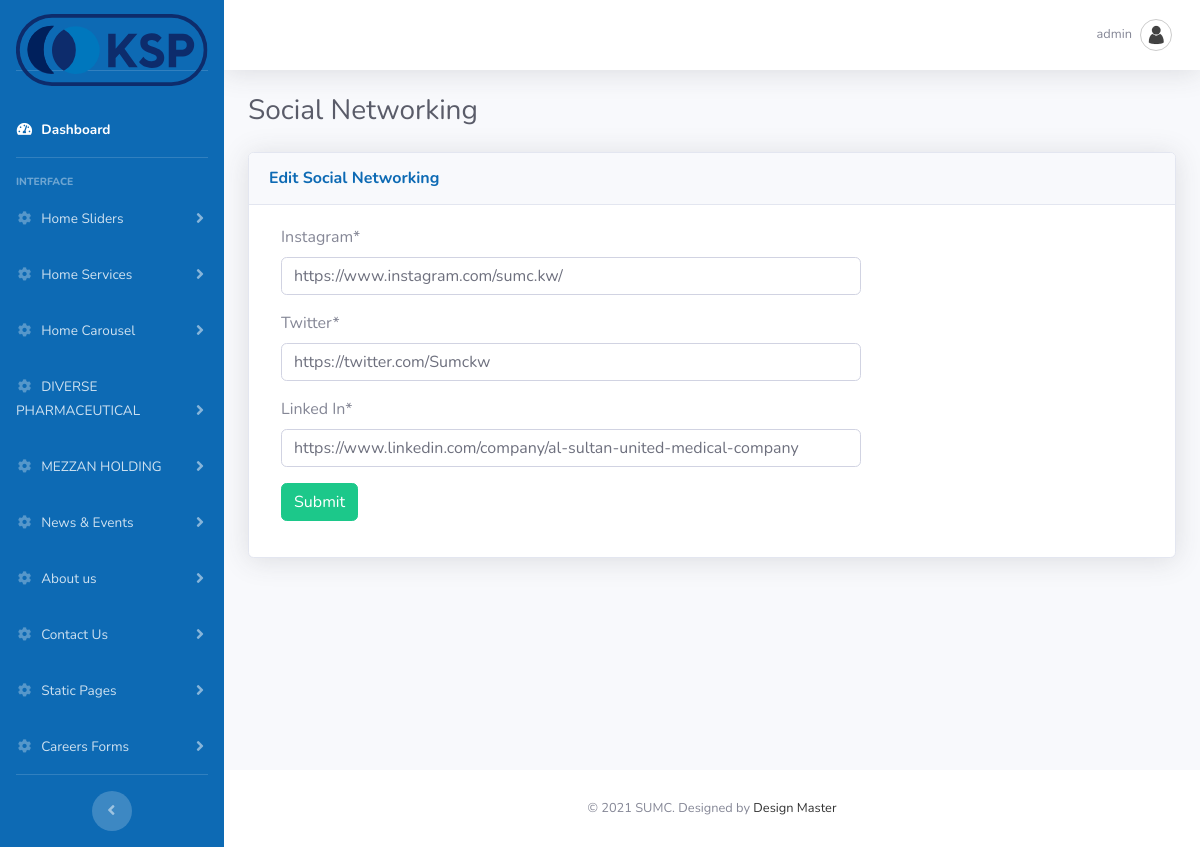
Page /admin/edit_socialnetworking.php (signed in) on the committed database.
### tables this page shows
CREATE TABLE `sumc_adminuser` (
  `id` int(11) NOT NULL,
  `username` varchar(225) NOT NULL,
  `password` varchar(225) NOT NULL,
  `email` varchar(225) NOT NULL,
  `status` int(11) NOT NULL,
  `date` datetime NOT NULL
);

CREATE TABLE `sumc_socialnetworking` (
  `id` int(11) NOT NULL,
  `instagram` varchar(225) NOT NULL,
  `twitter` varchar(225) NOT NULL,
  `linked_in` varchar(225) NOT NULL
);

### admin/edit_socialnetworking.php (the view, shortened to what this page needs)
<?php
include_once("connection.php");
if(isset($_REQUEST['id'])) {
$id = ($_REQUEST['id'])? $_REQUEST['id'] : 1;
}
else {
	$id = 1;
}
$instagram ="";
$twitter = "";
$linkedin ="";
if($id != 0) {
$features_sql = mysqli_query($connection,"select * from sumc_socialnetworking where id=".$id);
$booth_features_result = mysqli_fetch_array($features_sql);
$instagram	 = $booth_features_result['instagram'];
$twitter = $booth_features_result['twitter'];
$linkedin	 = $booth_features_result['linked_in'];
}
?>
<!DOCTYPE html>
<html lang="en">
<head>
  <link href="vendor/fontawesome-free/css/all.min.css" rel="stylesheet" type="text/css">
  <link href="css/admin.css" rel="stylesheet">
</head>
<body id="page-top">
  <div id="wrapper">
    <?php
	include_once('header.php');
	?>
        <div class="container-fluid">
          <div class="d-sm-flex align-items-center justify-content-between mb-4">
               <h1 class="h3 mb-0 text-gray-800">Social Networking</h1>
              </div>
          <div class="row">
            <div class="col-lg-12 mb-12">
              <div class="card shadow mb-8">
                <div class="card-header py-3">
                    <h6 class="m-0 font-weight-bold text-primary">Edit Social Networking</h6>
                    </div>
                <div class="card-body">
                    <form action="" method="post" enctype="multipart/form-data" data-parsley-validate class="form-horizontal form-label-left">
					<div class="form-group">
                        <label class="control-label col-md-3 col-sm-3 col-xs-12" for="last-name">Instagram<span class="required">*</span>
                        </label>
						<div class="col-md-9 col-sm-9 col-xs-12">
							<input type="text" name="instagram" id="instagram" required="required" class="form-control" style="width: 580px;" value="<?php echo $instagram; ?>">
						</div>
                    </div>
						<div class="form-group">
                        <label class="control-label col-md-3 col-sm-3 col-xs-12" for="last-name">Twitter<span class="required">*</span>
                        </label>
						<div class="col-md-9 col-sm-9 col-xs-12">
							<input type="text" name="twitter" id="twitter" required="required" class="form-control" style="width: 580px;" value="<?php echo $twitter; ?>">
						</div>
                      </div>
					 	<div class="form-group">
                        <label class="control-label col-md-3 col-sm-3 col-xs-12" for="last-name">Linked In<span class="required">*</span>
                        </label>
						<div class="col-md-9 col-sm-9 col-xs-12">
							<input type="text" name="linkedin" id="linkedin" required="required" class="form-control" style="width: 580px;" value="<?php echo $linkedin; ?>">
						</div>
                      </div>
                      <div class="form-group">
                        <div class="col-md-6 col-sm-6 col-xs-12 col-md-offset-3">
                          <button type="submit" name="submit" class="btn btn-success">Submit</button>
                        </div>
                      </div>
                    </form>
                  </div>
                </div>
              </div>
            </div>
          </div>
        </div>
<?php include "footer.php" ?>

### admin/header.php (shortened to what this page needs)
<?php
include_once("connection.php");
	if(isset($_SESSION['SESS_MEMBER_ID'])) {
	$loginid = $_SESSION['SESS_MEMBER_ID'];
	$user_query = mysqli_query($connection,"SELECT * from sumc_adminuser where id=$loginid");
	$user_res = mysqli_fetch_array($user_query);
	}
	else {
		header("Location:index.php");
	}
?>
    <link rel="stylesheet" type="text/css" href="https://cdnjs.cloudflare.com/ajax/libs/bootstrap-datepicker/1.5.0/css/bootstrap-datepicker.standalone.css" />
    <link rel="stylesheet" type="text/css" href="js/jquery.timepicker.css" />
    <link rel="stylesheet" type="text/css" href="js/jquery.ptTimeSelect.css" />
    <link rel="stylesheet" href="https://ajax.googleapis.com/ajax/libs/jqueryui/1.7.2/themes/ui-lightness/jquery-ui.css" type="text/css" media="all" />
<ul class="navbar-nav bg-gradient-secondary sidebar sidebar-dark accordion" id="accordionSidebar">
      <a class="sidebar-brand d-flex align-items-center justify-content-center" href="dashboard.php">
       <div class="sidebar-brand-text" style="padding-top:30px;">
           <img src="../images/kspic-logo.svg" height="150%" width="100%" />
	   </div>
     </a>
     <li class="nav-item active">
      <a class="nav-link" href="dashboard.php">
        <i class="fas fa-fw fa-tachometer-alt"></i>
        <span>Dashboard</span></a>
      </li>
      <hr class="sidebar-divider">
      <div class="sidebar-heading">
        Interface
      </div>
      <li class="nav-item">
        <a class="nav-link collapsed" href="#" data-toggle="collapse" data-target="#collapseOne" aria-expanded="true" aria-controls="collapseOne">
          <i class="fas fa-fw fa-cog"></i>
          <span>Home Sliders</span>
        </a>
      </li>
	  <li class="nav-item">
        <a class="nav-link collapsed" href="#" data-toggle="collapse" data-target="#collapseTwo" aria-expanded="true" aria-controls="collapseTwo">
          <i class="fas fa-fw fa-cog"></i>
          <span>Home Services</span>
        </a>
      </li>
      <li class="nav-item">
        <a class="nav-link collapsed" href="#" data-toggle="collapse" data-target="#collapseThree" aria-expanded="true" aria-controls="collapseThree">
          <i class="fas fa-fw fa-cog"></i>
          <span>Home Carousel</span>
        </a>
      </li>
<li class="nav-item">
        <a class="nav-link collapsed" href="#" data-toggle="collapse" data-target="#collapseNine" aria-expanded="true" aria-controls="collapseFour">
          <i class="fas fa-fw fa-cog"></i>
          <span>DIVERSE PHARMACEUTICAL</span>
        </a>
      </li>
      <li class="nav-item">
        <a class="nav-link collapsed" href="#" data-toggle="collapse" data-target="#collapseTen" aria-expanded="true" aria-controls="collapseten">
          <i class="fas fa-fw fa-cog"></i>
          <span>MEZZAN HOLDING</span>
        </a>
      </li>
<li class="nav-item">
        <a class="nav-link collapsed" href="#" data-toggle="collapse" data-target="#collapseFour" aria-expanded="true" aria-controls="collapseFour">
          <i class="fas fa-fw fa-cog"></i>
          <span>News & Events</span>
        </a>
      </li>
<li class="nav-item">
        <a class="nav-link collapsed" href="#" data-toggle="collapse" data-target="#collapseFive" aria-expanded="true" aria-controls="collapseFive">
          <i class="fas fa-fw fa-cog"></i>
          <span>About us</span>
        </a>
      </li>
<li class="nav-item">
        <a class="nav-link collapsed" href="#" data-toggle="collapse" data-target="#collapseEight" aria-expanded="true" aria-controls="collapseEight">
          <i class="fas fa-fw fa-cog"></i>
          <span>Contact Us</span>
        </a>
      </li>
<li class="nav-item">
        <a class="nav-link collapsed" href="#" data-toggle="collapse" data-target="#collapseSix" aria-expanded="true" aria-controls="collapseSix">
          <i class="fas fa-fw fa-cog"></i>
          <span>Static Pages</span>
        </a>
      </li>
<li class="nav-item">
        <a class="nav-link collapsed" href="#" data-toggle="collapse" data-target="#collapseSeven" aria-expanded="true" aria-controls="collapseSeven">
          <i class="fas fa-fw fa-cog"></i>
          <span>Careers Forms</span>
        </a>
      </li>
          <hr class="sidebar-divider d-none d-md-block">
          <div class="text-center d-none d-md-inline">
            <button class="rounded-circle border-0" id="sidebarToggle"></button>
          </div>
        </ul>
        <div id="content-wrapper" class="d-flex flex-column">
          <div id="content">
            <nav class="navbar navbar-expand navbar-light bg-white topbar mb-4 static-top shadow">
          <ul class="navbar-nav ml-auto">
            <li class="nav-item dropdown no-arrow">
              <a class="nav-link dropdown-toggle" href="#" id="userDropdown" role="button" data-toggle="dropdown" aria-haspopup="true" aria-expanded="false">
                <span class="mr-2 d-none d-lg-inline text-gray-600 small"><?php echo $user_res['username']; ?></span>
                <img class="img-profile rounded-circle" src="img/user.png">
              </a>
            </li>
          </ul>
        </nav>

### rows in the picture
sumc_adminuser: username "admin"
sumc_socialnetworking: instagram "https://www.instagram.com/sumc.kw/", twitter "https://twitter.com/Sumckw", linkedin "https://www.linkedin.com/company/al-sultan-united-medical-company"
